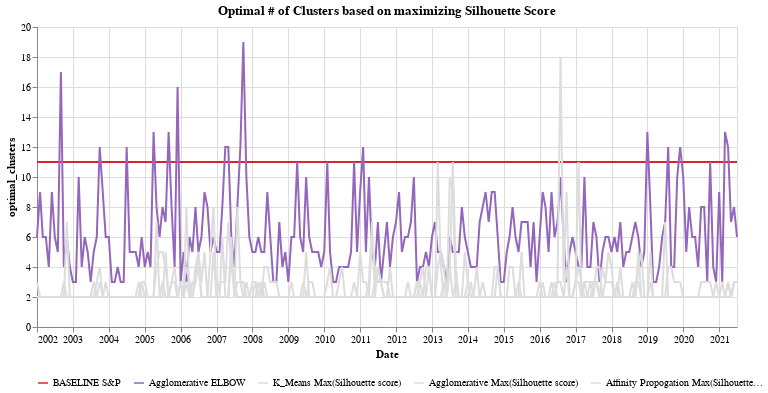

Notebook cell for this chart:
### Code cell
### Optimal Cluster by silhouette score
optimal_cluster_chart = pd.concat([baseline_df['baseline_Nclusters'],elbow_ag_df['agglo_elbow_Nclusters'],km_df['silhouette_Nclusters'], ag_df['silhouette_Nclusters'], af_df['silhouette_Nclusters']], axis=1)
sort_order_list=['BASELINE S&P','Agglomerative ELBOW','K_Means Max(Silhouette score)','Agglomerative Max(Silhouette score)','Affinity Propogation Max(Silhouette score)']
optimal_cluster_chart.columns=sort_order_list
#display(optimal_cluster_chart)
optimal_cluster_chart = optimal_cluster_chart.stack().reset_index()
optimal_cluster_chart.columns=['Date','Metric','optimal_clusters']
#display(optimal_cluster_chart)

#sort={"encoding": "x", "order": "descending"}

alt.Chart(optimal_cluster_chart, title="Optimal # of Clusters based on maximizing Silhouette Score").mark_line().encode(
    x=alt.X('Date:T'),
    y=alt.Y('optimal_clusters:Q'),
    color=alt.Color('Metric:N', sort=sort_order_list,
                    #scale = alt.Scale(range = ['red', 'green','light gray', 'light gray','light gray']),
                    scale = alt.Scale(range = ['#d62728', '#9467bd','light gray', 'light gray','light gray']),
            legend=alt.Legend(orient="bottom", title=None),
    ),
                    
).properties(
    width=700,
    height=300
)#.interactive()

### Figure 1 — Vega-Lite specification as saved in the notebook (floating-point values rounded to 4 significant figures; data arrays with more than 128 entries replaced by an {"elided": "..."} marker saying what was removed)
{"config": {"view": {"continuousWidth": 400, "continuousHeight": 300}}, "data": {"name": "data-6b9be9b23f0469319480c9b2f108786f"}, "mark": "line", "encoding": {"color": {"type": "nominal", "field": "Metric", "legend": {"orient": "bottom", "title": null}, "scale": {"range": ["#d62728", "#9467bd", "light gray", "light gray", "light gray"]}, "sort": ["BASELINE S&P", "Agglomerative ELBOW", "K_Means Max(Silhouette score)", "Agglomerative Max(Silhouette score)", "Affinity Propogation Max(Silhouette score)"]}, "x": {"type": "temporal", "field": "Date"}, "y": {"type": "quantitative", "field": "optimal_clusters"}}, "height": 300, "title": "Optimal # of Clusters based on maximizing Silhouette Score", "width": 700, "$schema": "https://vega.github.io/schema/vega-lite/v4.8.1.json", "datasets": {"data-6b9be9b23f0469319480c9b2f108786f": {"elided": "1175 records"}}}
